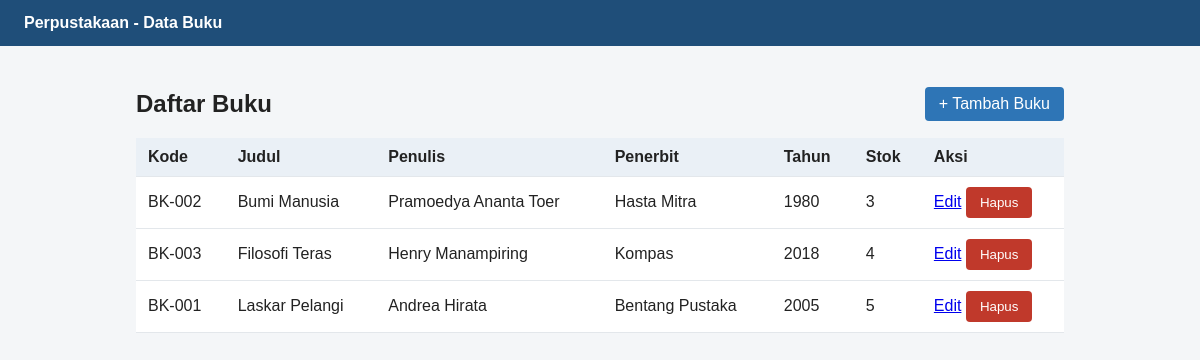
The page / on the database its author committed.
### tables this page shows
CREATE TABLE `buku` (
  `id` int(11) NOT NULL,
  `kode` varchar(20) NOT NULL,
  `judul` varchar(150) NOT NULL,
  `penulis` varchar(100) NOT NULL,
  `penerbit` varchar(100) NOT NULL,
  `tahun_terbit` smallint(5) UNSIGNED NOT NULL,
  `stok` int(10) UNSIGNED NOT NULL DEFAULT 0,
  `created_at` timestamp NOT NULL DEFAULT current_timestamp()
);

### app/controllers/BukuController.php (called while the page is built, shortened)
<?php
class BukuController
{
    public function index(): void
    {
        $buku = $this->model->getAll();
        require __DIR__ . '/../views/buku/index.php';
    }
}

### app/models/buku.php (called while the page is built, shortened)
<?php
class Buku
{
    public function getAll(): array
    {
        $sql = 'SELECT id, kode, judul, penulis, penerbit, tahun_terbit, stok
                FROM buku ORDER BY judul';
        return $this->db->query($sql)->fetchAll();
    }
}

### app/views/buku/index.php (the view, shortened to what this page needs)
<?php
require __DIR__ . '/../layout/header.php';
?>
<div class="toolbar">
    <h2>Daftar Buku</h2>
    <a class="btn" href="index.php?page=buku&action=create">+ Tambah Buku</a>
</div>
<table>
    <thead>
        <tr>
            <th>Kode</th>
            <th>Judul</th>
            <th>Penulis</th>
            <th>Penerbit</th>
            <th>Tahun</th>
            <th>Stok</th>
            <th>Aksi</th>
        </tr>
    </thead>
    <tbody>
        <?php foreach (($buku ?? []) as $b): ?>
            <tr>
                <td><?= htmlspecialchars($b['kode']) ?></td>
                <td><?= htmlspecialchars($b['judul']) ?></td>
                <td><?= htmlspecialchars($b['penulis']) ?></td>
                <td><?= htmlspecialchars($b['penerbit']) ?></td>
                <td><?= (int) $b['tahun_terbit'] ?></td>
                <td><?= (int) $b['stok'] ?></td>
                <td class="actions">
                    <a href="index.php?page=buku&action=edit&id=<?= (int) $b['id'] ?>">Edit</a>
                    <form method="post"
                          action="index.php?page=buku&action=delete"
                          onsubmit="return confirm('Hapus buku ini?')">
                        <button type="submit" class="btn-danger">Hapus</button>
                    </form>
                </td>
            </tr>
        <?php endforeach; ?>
    </tbody>
</table>
<?php require __DIR__ . '/../layout/footer.php'; ?>

### app/views/layout/header.php (shortened to what this page needs)
<!DOCTYPE html>
<html lang="id">
<head>
    <link rel="stylesheet" href="css/style.css">
</head>
<body>
<header class="topbar">
    <a href="index.php?page=buku">Perpustakaan - Data Buku</a>
</header>
<main class="container">

### app/views/layout/footer.php
</main>
</body>
</html>

### public/css/style.css (style rules this page uses)
* { box-sizing: border-box; }
body { margin: 0; font-family: Arial, sans-serif; background: #f4f6f8; color: #222; }
.topbar { background: #1f4e79; padding: 14px 24px; }
.topbar a { color: #fff; text-decoration: none; font-weight: bold; }
.container { max-width: 960px; margin: 24px auto; padding: 0 16px; }
.toolbar { display: flex; justify-content: space-between; align-items: center; }
table { width: 100%; border-collapse: collapse; background: #fff; }
th, td { padding: 10px 12px; border-bottom: 1px solid #e3e7eb; text-align: left; }
th { background: #eaf0f6; }
.actions { white-space: nowrap; }
.actions form { display: inline; }
.btn, button { background: #2e75b6; color: #fff; border: 0; padding: 8px 14px; border-radius: 4px; cursor: pointer; text-decoration: none; }
.btn-danger { background: #c0392b; }

### rows shown on the page
buku: kode "BK-002", judul "Bumi Manusia", penulis "Pramoedya Ananta Toer", penerbit "Hasta Mitra", tahun_terbit "1980", stok "3"
buku: kode "BK-003", judul "Filosofi Teras", penulis "Henry Manampiring", penerbit "Kompas", tahun_terbit "2018", stok "4"
buku: kode "BK-001", judul "Laskar Pelangi", penulis "Andrea Hirata", penerbit "Bentang Pustaka", tahun_terbit "2005", stok "5"
